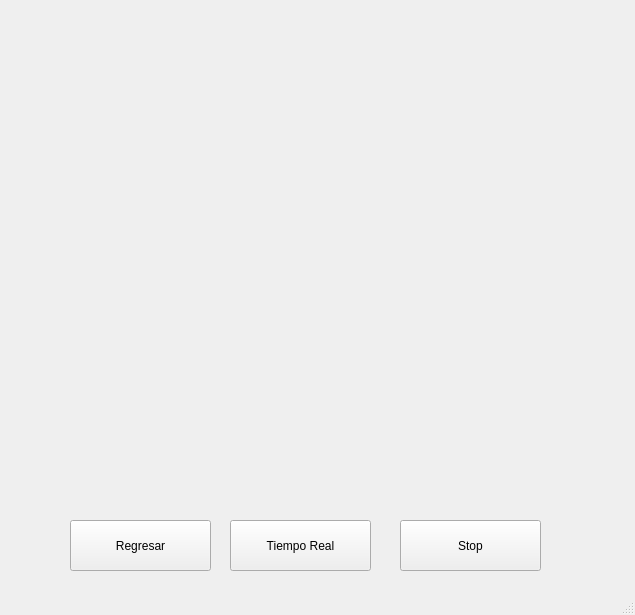
<?xml version="1.0" encoding="UTF-8"?>
<ui version="4.0">
 <class>MainWindow</class>
 <widget class="QMainWindow" name="MainWindow">
  <property name="geometry">
   <rect>
    <x>0</x>
    <y>0</y>
    <width>635</width>
    <height>615</height>
   </rect>
  </property>
  <property name="windowTitle">
   <string>MainWindow</string>
  </property>
  <widget class="QWidget" name="centralwidget">
   <widget class="PlotWidget" name="grafica1" native="true">
    <property name="geometry">
     <rect>
      <x>50</x>
      <y>260</y>
      <width>531</width>
      <height>261</height>
     </rect>
    </property>
   </widget>
   <widget class="PlotWidget" name="grafica2" native="true">
    <property name="geometry">
     <rect>
      <x>40</x>
      <y>10</y>
      <width>541</width>
      <height>241</height>
     </rect>
    </property>
   </widget>
   <widget class="QPushButton" name="btnRegresar">
    <property name="geometry">
     <rect>
      <x>70</x>
      <y>520</y>
      <width>141</width>
      <height>51</height>
     </rect>
    </property>
    <property name="text">
     <string>Regresar</string>
    </property>
   </widget>
   <widget class="QPushButton" name="btnTiempo">
    <property name="geometry">
     <rect>
      <x>230</x>
      <y>520</y>
      <width>141</width>
      <height>51</height>
     </rect>
    </property>
    <property name="text">
     <string>Tiempo Real</string>
    </property>
   </widget>
   <widget class="QPushButton" name="btnStopTiempo">
    <property name="geometry">
     <rect>
      <x>400</x>
      <y>520</y>
      <width>141</width>
      <height>51</height>
     </rect>
    </property>
    <property name="text">
     <string>Stop</string>
    </property>
   </widget>
  </widget>
  <widget class="QMenuBar" name="menubar">
   <property name="geometry">
    <rect>
     <x>0</x>
     <y>0</y>
     <width>635</width>
     <height>18</height>
    </rect>
   </property>
  </widget>
  <widget class="QStatusBar" name="statusbar"/>
 </widget>
 <customwidgets>
  <customwidget>
   <class>PlotWidget</class>
   <extends>QWidget</extends>
   <header location="global">pyqtgraph</header>
   <container>1</container>
  </customwidget>
 </customwidgets>
 <resources/>
 <connections/>
</ui>
